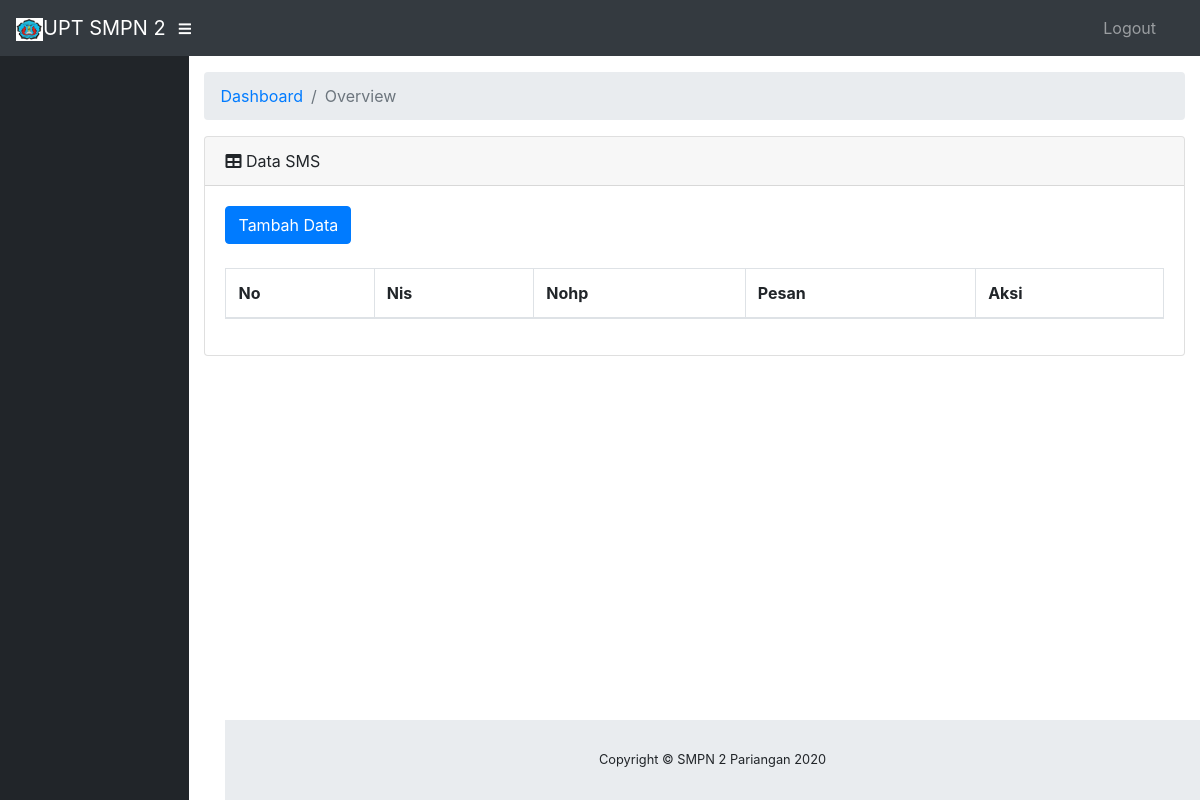
/sms/index, run on an earlier commit of the app's database.
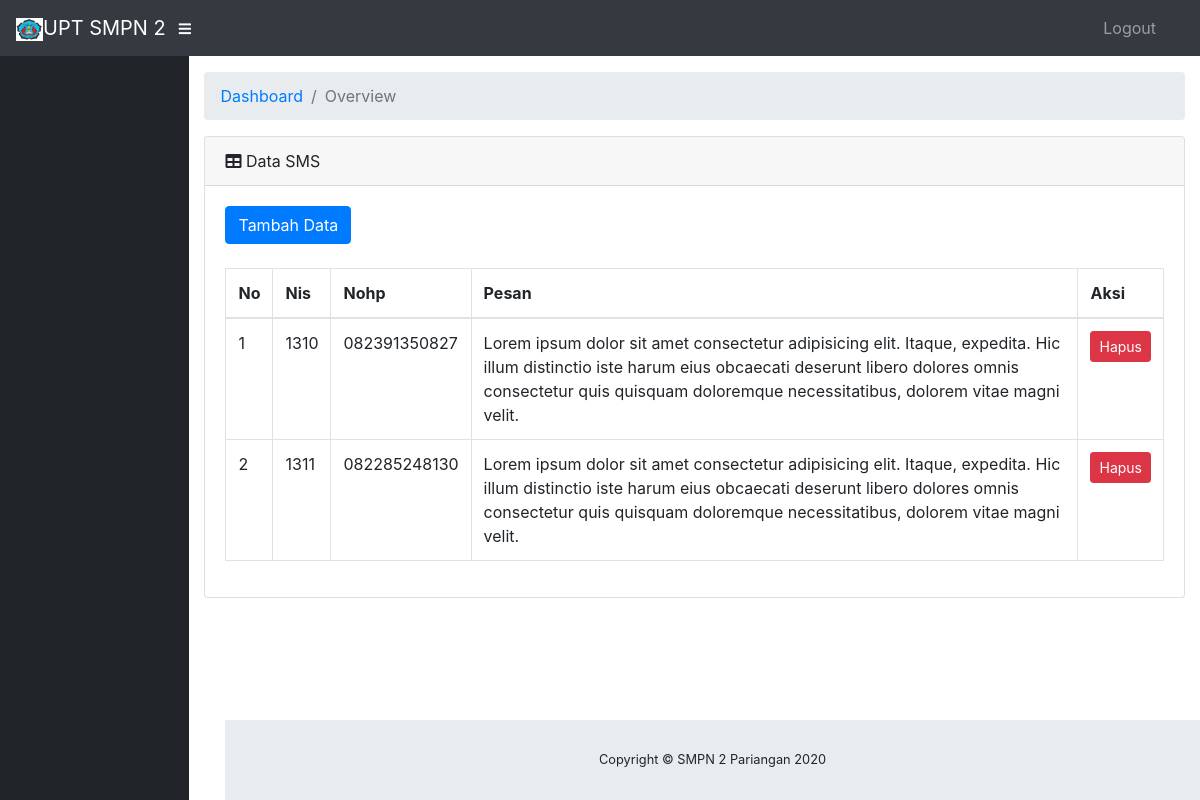
And on a later commit of the database.
### tables this page shows
CREATE TABLE IF NOT EXISTS `sms` (
  `id_sms` int(11) NOT NULL,
  `nis` int(11) NOT NULL,
  `nohp` varchar(100) NOT NULL,
  `pesan` text NOT NULL
);

### application/controllers/Sms.php (called while the page is built, shortened)
<?php
class Sms extends CI_Controller
{
    public function __construct()
    {
        $this->load->model('Msms');
        $this->load->model('Msiswas');
        $this->load->library("form_validation");
    }
    public function index($offset = 0)
    {
        $data['datasmss'] = $this->Msms->getAll();
        $this->load->view('sms/index', $data);
    }
}

### index.php (called while the page is built, shortened)
<?php
require_once BASEPATH.'core/CodeIgniter.php';

### application/models/Msms.php (called while the page is built, shortened)
<?php
class Msms extends CI_Model
{
    private $_table = "sms";
    public function getAll()
    {
        return $this->db->get($this->_table)->result();
    }
}

### application/views/sms/index.php (the view, shortened to what this page needs)
<!DOCTYPE html>
<html lang="en">
<head>
</head>
<body id="page-top">
    <div id="wrapper">
        <div id="content-wrapper">
            <div class="container-fluid">
                <div class="card mb-3">
                    <div class="card-header">
                        <i class="fas fa-table"></i>
                        Data SMS</div>
                    <div class="card-body">
                        <a href="<?php echo base_url() ?>sms/add" class="btn btn-primary">Tambah Data</a>
                        <br>
                        <br>
                        <div class="table-responsive">
                            <table class="table table-bordered" id="dataTable" width="100%" cellspacing="0">
                                <thead>
                                    <tr>
                                        <th>No</th>
                                        <th>Nis</th>
                                        <th>Nohp</th>
                                        <th>Pesan</th>
                                        <th>Aksi</th>
                                    </tr>
                                </thead>
                                <tbody>
                                    <?php foreach ($datasmss as $no => $datasms) :
                                    ?>
                                        <tr>
                                            <td width="20px"><?php echo ++$no ?></td>
                                            <td><?php echo $datasms->nis ?></td>
                                            <td><?php echo $datasms->nohp ?></td>
                                            <td><?php echo $datasms->pesan ?></td>
                                            <td width="60px">
                                                <a class="btn btn-danger btn-sm" href="<?php echo base_url() ?>sms/delete/<?php echo $datasms->id_sms ?>">Hapus</a>
                                            </td>
                                        </tr>
                                    <?php endforeach ?>
                                </tbody>
                            </table>
                        </div>
                    </div>
                </div>
            </div>
        </div>
    </div>
</body>
</html>

What changed in the data, as far as the page shows it:
added sms: nis "1310", nohp "082391350827", pesan "Lorem ipsum dolor sit amet consectetur adipisicing elit. Itaque, expedita. Hic illum distinctio iste harum eius obcaecati deserunt libero dolores omnis consectetur quis quisquam doloremque necessitatibus, dolorem vitae magni velit."
added sms: nis "1311", nohp "082285248130", pesan "Lorem ipsum dolor sit amet consectetur adipisicing elit. Itaque, expedita. Hic illum distinctio iste harum eius obcaecati deserunt libero dolores omnis consectetur quis quisquam doloremque necessitatibus, dolorem vitae magni velit."
